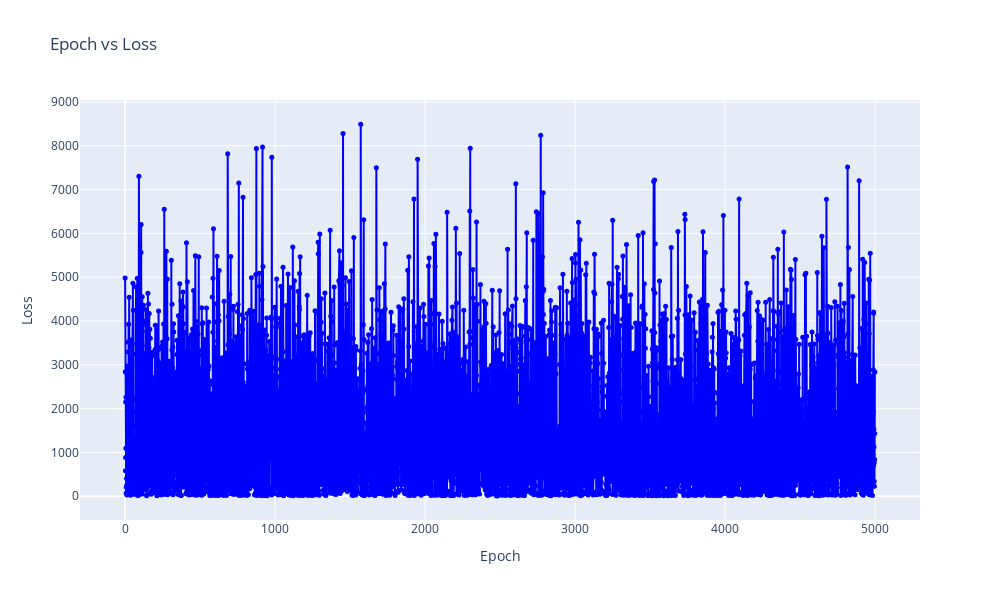

Notebook code cell kept with this figure:
### Code cell
# Extract the data
epochs = report_data['epoch'].values
losses = report_data['loss'].values

# Create the 2D scatter plot
fig = go.Figure(data=go.Scatter(
    x=epochs,
    y=losses,
    mode='lines+markers',
    marker=dict(
        size=5,
        color='blue'
    ),
    text=[f'Epoch: {e}<br>Loss: {l}' for e, l in zip(epochs, losses)],
    hoverinfo='text'
))

# Update the layout
fig.update_layout(
    xaxis=dict(
        title='Epoch'
    ),
    yaxis=dict(
        title='Loss'
    ),
    width=1000,
    height=600,
    title='Epoch vs Loss'
)

# Show the plot
fig.show()

### Figure 1 — Plotly figure (JSON) as saved in the notebook; plotly's stock layout.template omitted (floating-point values rounded to 4 significant figures; data arrays with more than 128 entries replaced by an {"elided": "..."} marker saying what was removed)
{"data": [{"hoverinfo": "text", "marker": {"color": "blue", "size": 5}, "mode": "lines+markers", "text": {"elided": "5000 str values"}, "type": "scatter", "x": {"elided": "5000 int values"}, "y": {"elided": "5000 float values"}}], "layout": {"height": 600, "title": {"text": "Epoch vs Loss"}, "width": 1000, "xaxis": {"title": {"text": "Epoch"}}, "yaxis": {"title": {"text": "Loss"}}}}
